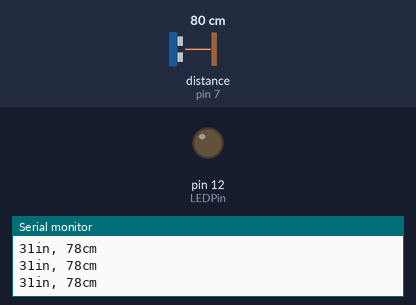
Recording of a sketch running on a simulated Arduino Uno, built with avr-gcc and run on an emulated ATmega328P. Parts: output pins drawn as LEDs (lit = HIGH), the last lines printed to the serial monitor. Wiring (inferred from the names in the program): ultrasonic range finder: trigger pin 8; echo pin 7. The inputs (shaded band) are chosen by the test bench; at power-on: distance to the obstacle (sensor on pin 7) 80 cm. The echo pulse lasts 58.3 µs per cm; pins used as bus, display or sensor lines are not drawn.

Above: at 1.3 s.
1.4 s: distance to the obstacle (sensor on pin 7) set to 9 cm
3.2 s: distance to the obstacle (sensor on pin 7) set to 6 cm
At 4.9 s:
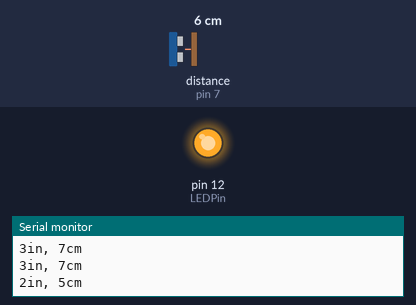
Timing chart, 0 to 6.4 s (numbered marks = the images above; inputs shaded):
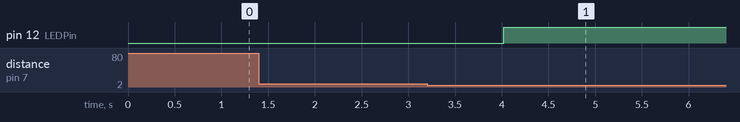

Measured:
- the behaviour switches between 8 and 7 cm on distance to the obstacle (sensor on pin 7) (found by bisection; images 0 and 1)
- after the input at 3.2 s, pin 12 (LEDPin): LOW → HIGH after 0.82 s

The sketch:

distance_sensor.ino
```cpp
const int signalPin= 7;
const int triggerPin= 8;
const int LEDPin= 12;
long signal, inches, centimeters;
void setup()
{
  Serial.begin(9600);
}
void loop() {
pinMode (signalPin, INPUT);
pinMode (triggerPin, OUTPUT);
pinMode (LEDPin, OUTPUT);
//sends trigger pulse to trigger pin to start sensor into ranging mode
digitalWrite(triggerPin, LOW);
delayMicroseconds(2);
digitalWrite(triggerPin, HIGH);
delayMicroseconds(10);
digitalWrite(triggerPin, LOW);
signal= pulseIn(signalPin, HIGH);
//With the HR-SRO4 sensor, it takes 148 microseconds for a signal to reflect back to the sensor
//this is how we know it's an inch away
inches= signal/148;
centimeters= inches * 2.54; //there are 2.54cm in 1 inch
Serial.print(inches);
Serial.print("in, ");
Serial.print(centimeters);
Serial.print("cm");
Serial.println();
delay(500); //the HC-SR04 sensor will check distance to an object every half a second
if (inches < 3){
digitalWrite(LEDPin, HIGH);
delay(1000);
}
}
```
